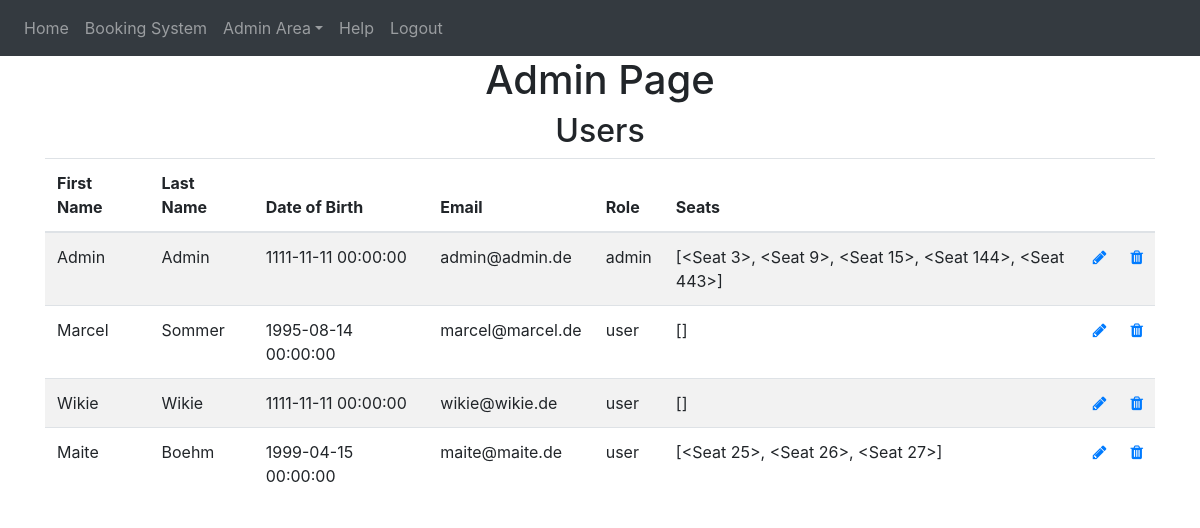
Page /admin-area/user (signed in) on the committed database.
### website/models.py (models this page shows)
class User(db.Model, UserMixin):
    id = db.Column(db.Integer, primary_key=True)
    email = db.Column(db.String(150), unique=True)
    password = db.Column(db.String(150))
    first_name = db.Column(db.String(150))
    last_name = db.Column(db.String(150))
    birth_date = db.Column(db.DateTime)
    role = db.Column(db.String(10))
    seats = db.relationship('Seat')

### website/admin.py (the view)
@admins.route('/user', methods=['GET', 'POST'])
@login_required
def admin_user():
    admin = admin_user_checker(current_user)
    if admin:
        users = User.query.all()
        return render_template('admin_user.html', user=current_user, users=users)

### website/__init__.py (called while the page is built)
def create_app():
    from .views import views
    from .auth import auth
    from .admin import admins
    from .models import User, Seat
    app = Flask(__name__)
    app.config['SECRET_KEY'] = 'hjshjhdjah kjshkjdhjs'
    app.config['SQLALCHEMY_DATABASE_URI'] = f'sqlite:///{DB_NAME}'
    app.config['FLASK_ADMIN_SWATCH'] = 'cerulean'
    app.register_blueprint(views, url_prefix='/')
    app.register_blueprint(auth, url_prefix='/')
    app.register_blueprint(admins, url_prefix='/admin-area')
    db.init_app(app)
    create_database(app)
    login_manager = LoginManager()
    login_manager.login_view = 'auth.login'
    login_manager.init_app(app)
    @login_manager.user_loader
    def load_user(id):
        return User.query.get(int(id))
    return app

### website/python_scripts.py (called while the page is built)
def admin_user_checker(current_user):
    if current_user.role == 'admin':
        return True
    else:
        flash('You need do be an Admin to access!!', category='error')
        return redirect(url_for('views.home'))

### website/templates/admin_user.html
{% extends "base.html" %} {% block title %}Admin{% endblock %}
{% block content%}
<h1 align="center">Admin Page</h1>
<h2 align="center">Users</h2>
<table class="table table-striped" id="users">
    <thead>
        <tr>
        <th scope="col">First Name</th>
        <th scope="col">Last Name</th>
        <th scope="col">Date of Birth</th>
        <th scope="col">Email</th>
        <th scope="col">Role</th>
        <th scope="col">Seats</th>
        <th scope="col"></th>
        <th scope="col"></th>
        </tr>
    </thead>
    <tbody>
        {% for user in users %}
        <tr>
        <td>{{user.first_name}}</td>
        <td>{{user.last_name}} </td>
        <td>{{user.birth_date}}</td>
        <td>{{user.email}}</td>
        <td>{{user.role}}</td>
        <td>{{user.seats}}</td>
        <td><a class="icon" href="{{url_for('admins.update_user', id=user.id)}}" >
            <span class="fa fa-pencil glyphicon glyphicon-pencil"></span></a></td>
        <td><a class="icon" href="{{url_for('admins.delete_user', id=user.id)}}">
            <span class="fa fa-trash glyphicon glyphicon-trash"></span>
        </a></td>
        </tr>
        {% endfor %}
    </tbody>
</table>
{% endblock %}

### rows in the picture
User: first_name "Admin", last_name "Admin", birth_date "1111-11-11 00:00:00", email "admin@admin.de", role "admin", seats "[<Seat 3>, <Seat 9>, <Seat 15>, <Seat 144>, <Seat 443>]"
User: first_name "Marcel", last_name "Sommer", birth_date "1995-08-14 00:00:00", email "marcel@marcel.de", role "user", seats "[]"
User: first_name "Wikie", last_name "Wikie", birth_date "1111-11-11 00:00:00", email "wikie@wikie.de", role "user", seats "[]"
User: first_name "Maite", last_name "Boehm", birth_date "1999-04-15 00:00:00", email "maite@maite.de", role "user", seats "[<Seat 25>, <Seat 26>, <Seat 27>]"
